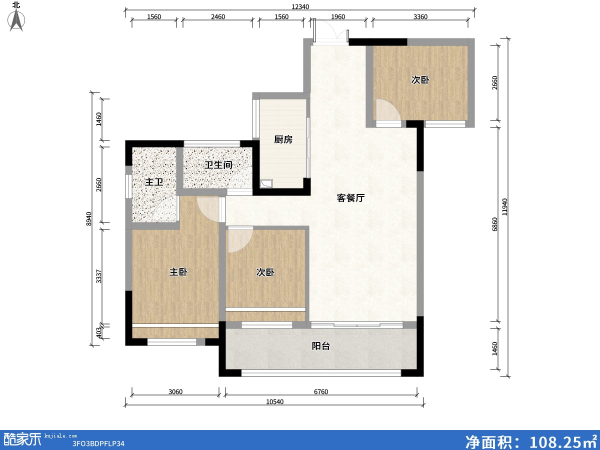
#> input picture reference/example-input.jpg, 1200 x 900 px (shown at 1/2 size)
$ python _crop_regions.py ../../../reference/example-input.jpg ../../../reference/example-library.jpg
#> lines starting #> are read from the running program, lines starting #| are printed output that depends on the picture
# -*- coding: utf-8 -*-
"""Crop + upscale arbitrary regions of a render for close visual inspection."""
import os, sys
from PIL import Image

SRC = sys.argv[1]
TAG = sys.argv[2]
OUT = os.path.join(os.path.dirname(os.path.abspath(__file__)), '_shots')
os.makedirs(OUT, exist_ok=True)

im = Image.open(SRC).convert('RGB')
#> im is the input picture: PIL image 1200x900 RGB; mean R, G, B 230.5, 230.6, 229.9
W, H = im.size
#> W = 1200; H = 900
print('source', W, H)
#| source 1200 900

# name,x,y,w,h in fractions
REGIONS = [
    ('a_left',  0.00, 0.25, 0.34, 0.45),
    ('b_mid',   0.30, 0.20, 0.36, 0.50),
    ('c_right', 0.62, 0.22, 0.38, 0.48),
    ('d_floor', 0.10, 0.58, 0.45, 0.40),
    ('e_ceil',  0.25, 0.00, 0.50, 0.30),
]

for name, fx, fy, fw, fh in REGIONS:
    x = int(fx * W); y = int(fy * H)
    w = int(fw * W); h = int(fh * H)
    x = max(0, min(x, W - 1)); y = max(0, min(y, H - 1))
    w = min(w, W - x); h = min(h, H - y)
    crop = im.crop((x, y, x + w, y + h))
    scale = max(1, min(4, 1500 // max(crop.size)))
    if scale > 1:
        crop = crop.resize((crop.width * scale, crop.height * scale), Image.LANCZOS)
    p = os.path.join(OUT, '%s_%s.png' % (TAG, name))
    crop.save(p)
    print(name, 'box', (x, y, w, h), '->', crop.size)
#> this loop made 5 passes
#> pass 1, `crop = im.crop((x, y, x + w, y + h))`:
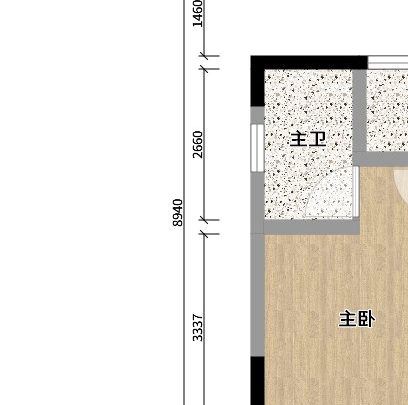
#> crop: PIL image 408x405 RGB; mean R, G, B 233.4, 229.3, 223.2
#> pass 2, `crop = im.crop((x, y, x + w, y + h))`:
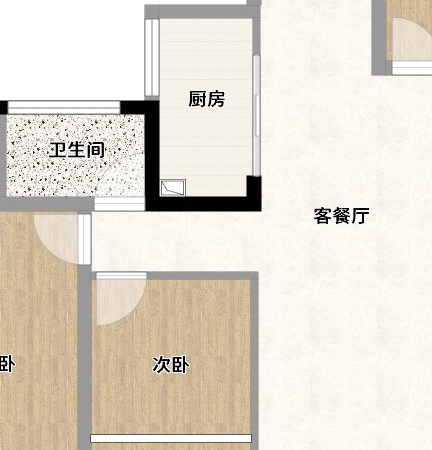
#> crop: PIL image 432x450 RGB; mean R, G, B 226.5, 219.8, 207.9
#> pass 2, `crop = crop.resize((crop.width * scale, crop.height * scale), Image.LA..`:
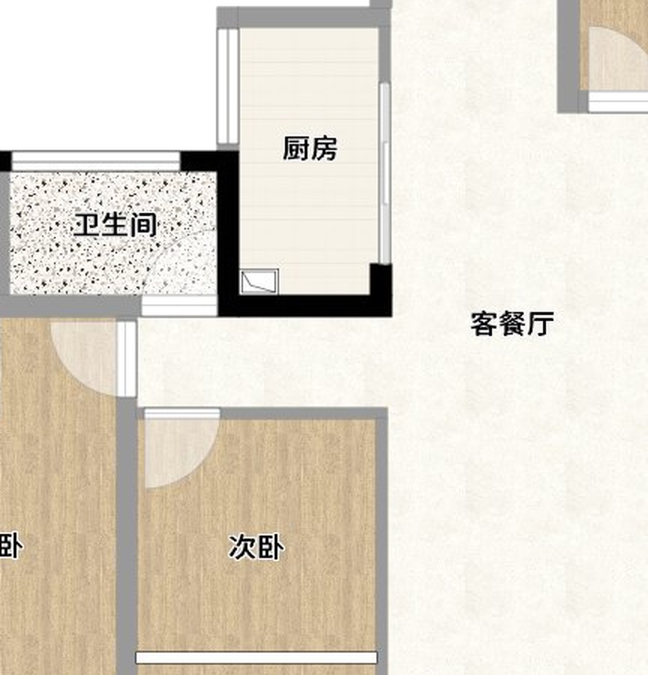
#> crop: PIL image 1296x1350 RGB (shown at 1/2 size); mean R, G, B 226.4, 219.7, 207.8
#> after the loop:
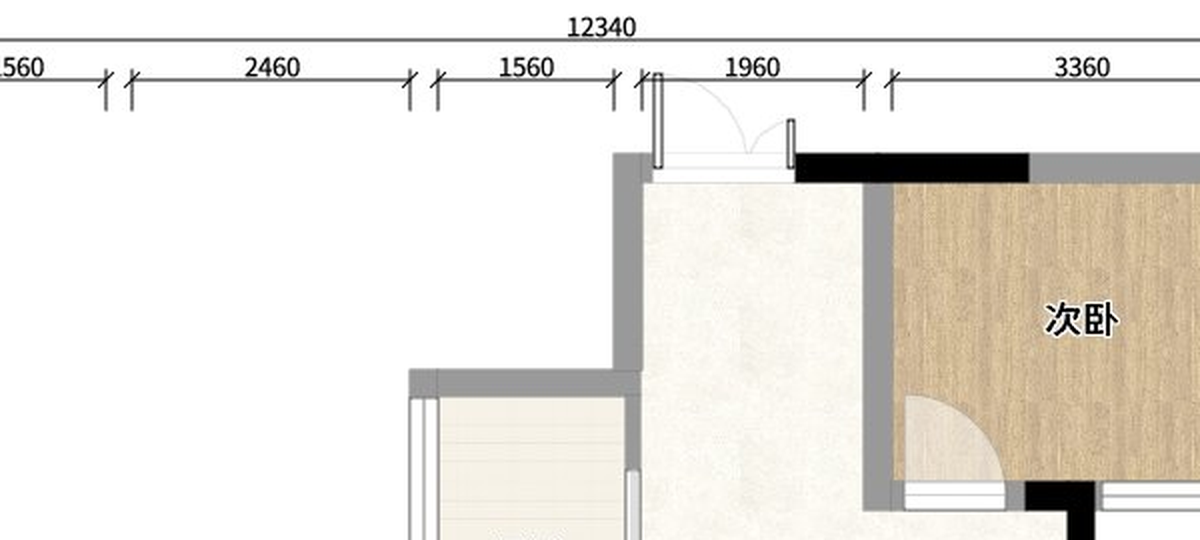
#> crop: PIL image 1200x540 RGB; mean R, G, B 234.3, 230.8, 224.9

$ run again, on reference/example-mep-edit.jpg
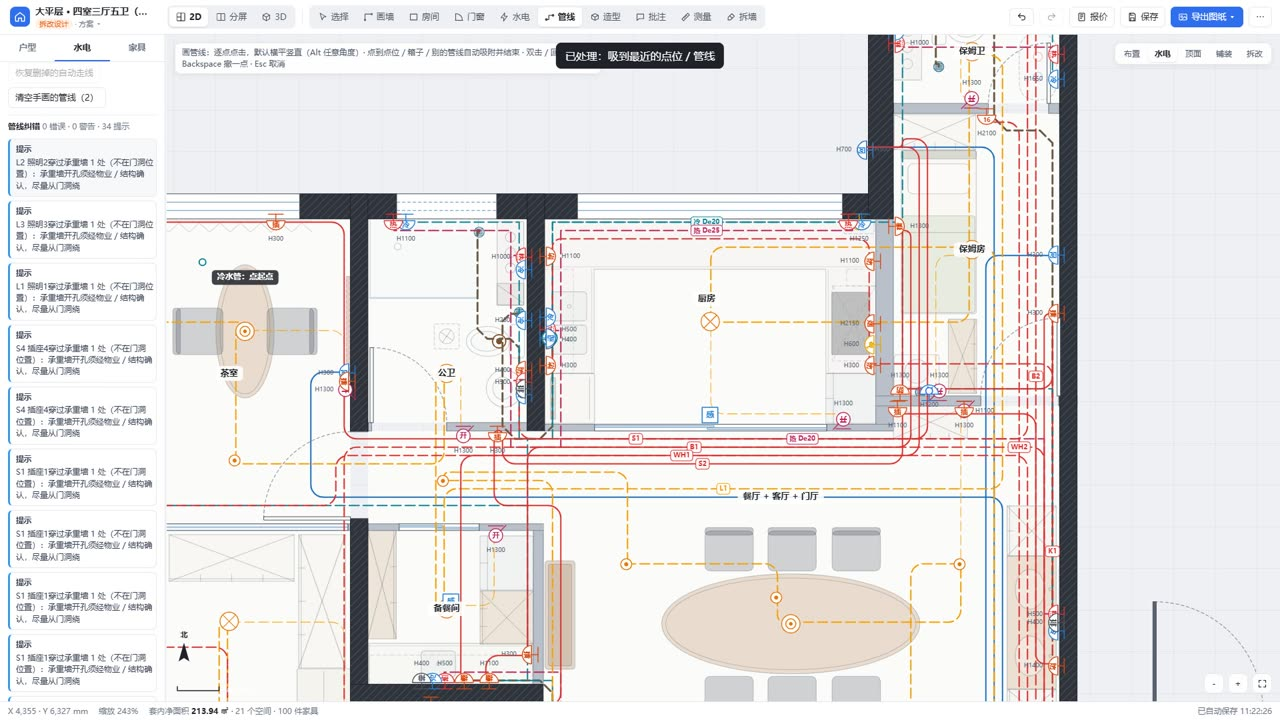
#> input picture reference/example-mep-edit.jpg, 1280 x 720 px
#> im is the input picture: PIL image 1280x720 RGB; mean R, G, B 229.2, 227.3, 227.3
#| source 1280 720
#> the loop `for name, fx, fy, fw, fh in REGIONS:` made 5 passes
#> pass 1, `crop = crop.resize((crop.width * scale, crop.height * scale), Image.LA..`:
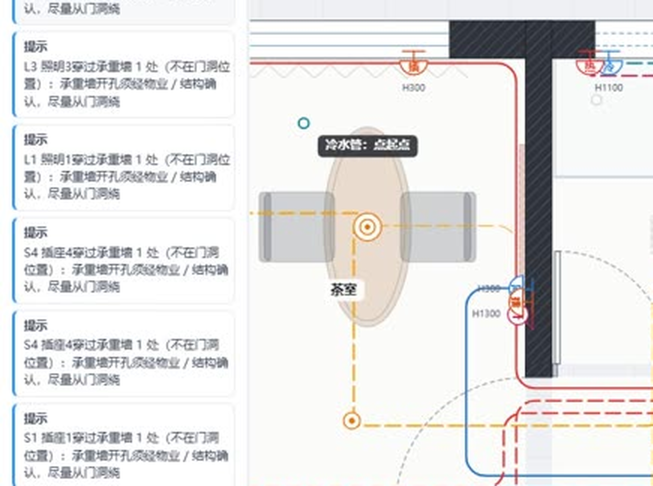
#> crop: PIL image 1305x972 RGB (shown at 1/2 size); mean R, G, B 229.2, 228.7, 228.3
#> after the loop `for name, fx, fy, fw, fh in REGIONS:`:
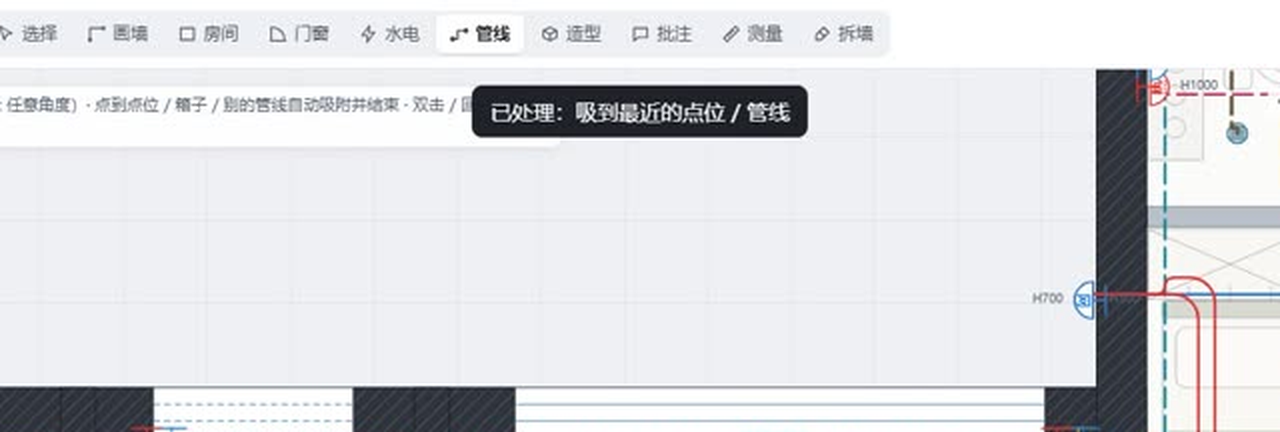
#> crop: PIL image 1280x432 RGB; mean R, G, B 220.9, 221.9, 225.2

$ run again, on reference/example-mep2d.jpg
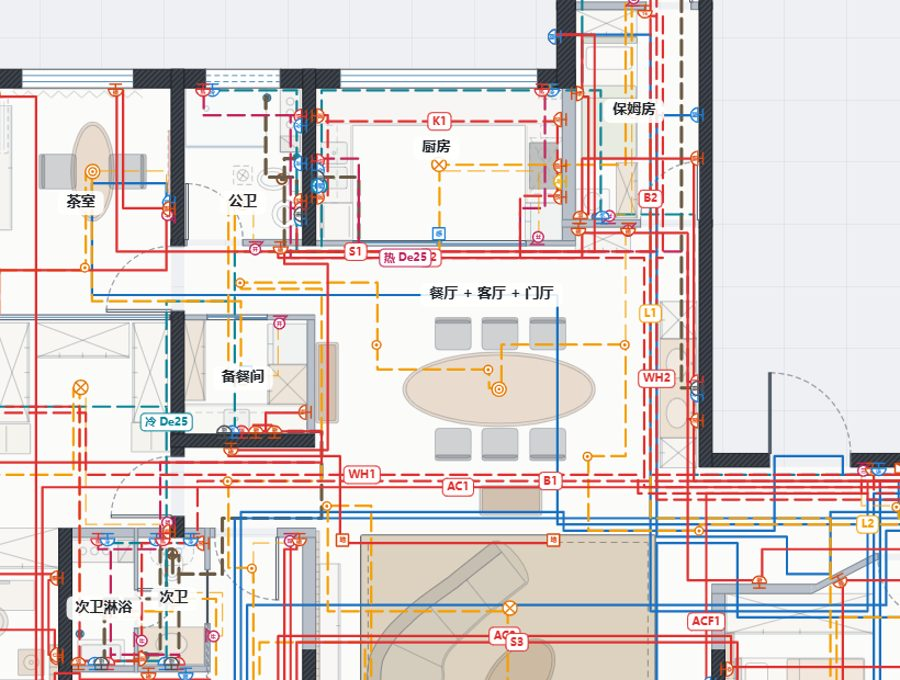
#> input picture reference/example-mep2d.jpg, 900 x 680 px
#> im is the input picture: PIL image 900x680 RGB; mean R, G, B 221.9, 213.7, 211.8
#| source 900 680
#> the loop `for name, fx, fy, fw, fh in REGIONS:` made 5 passes
#> pass 1, `crop = crop.resize((crop.width * scale, crop.height * scale), Image.LA..`:
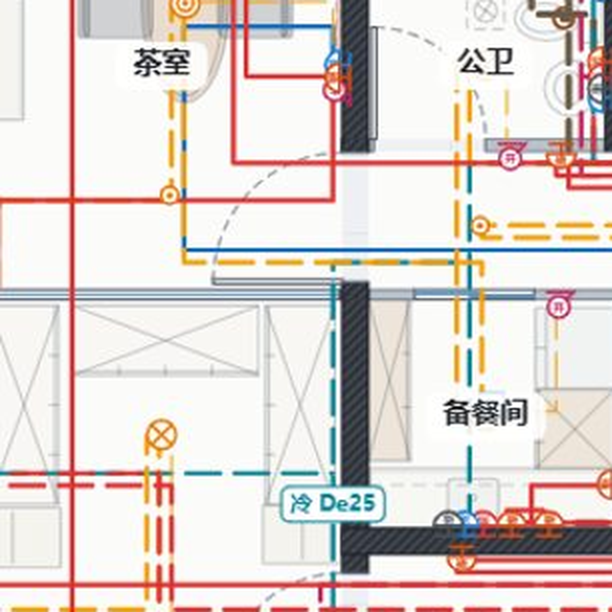
#> crop: PIL image 1224x1224 RGB (shown at 1/2 size); mean R, G, B 223.2, 214.6, 210.9
#> after the loop `for name, fx, fy, fw, fh in REGIONS:`:
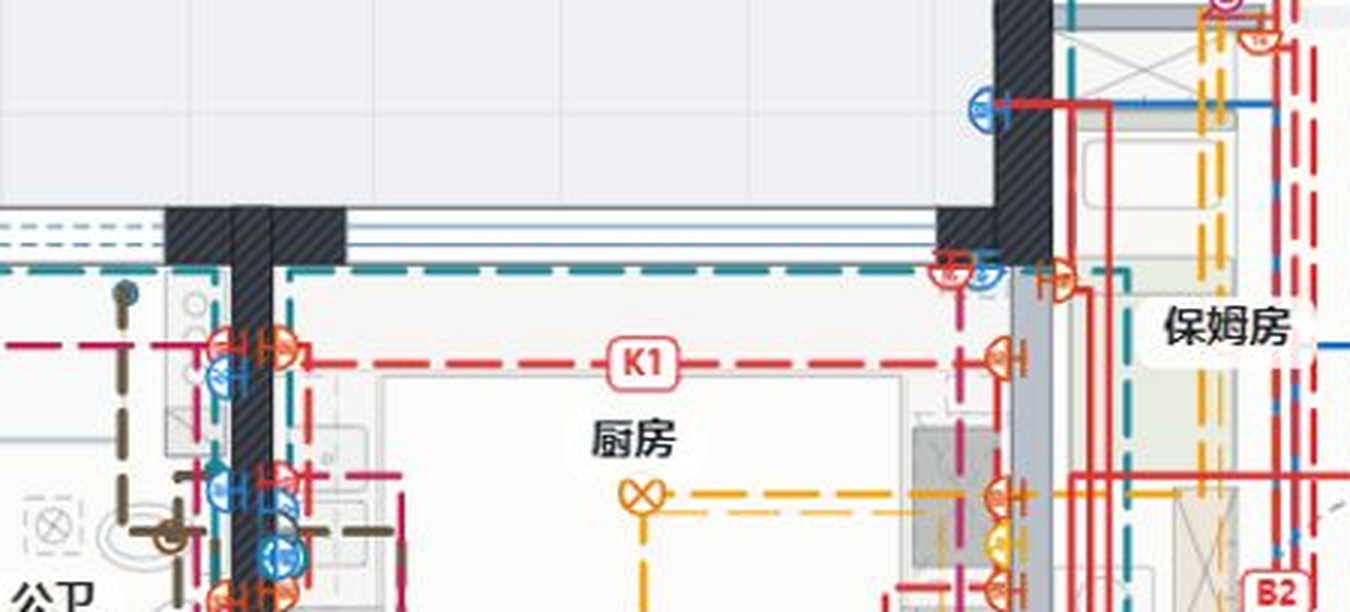
#> crop: PIL image 1350x612 RGB; mean R, G, B 220.3, 214.5, 214

$ run again, on reference/example-mep3d.jpg
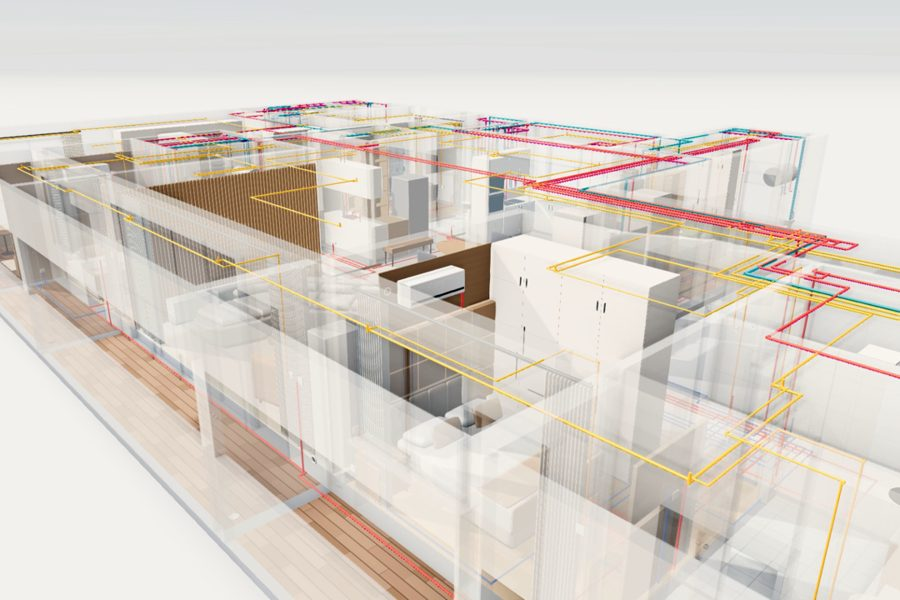
#> input picture reference/example-mep3d.jpg, 900 x 600 px
#> im is the input picture: PIL image 900x600 RGB; mean R, G, B 217.4, 209.8, 201.5
#| source 900 600
#> the loop `for name, fx, fy, fw, fh in REGIONS:` made 5 passes
#> pass 1, `crop = im.crop((x, y, x + w, y + h))`:
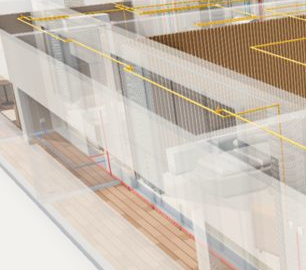
#> crop: PIL image 306x270 RGB; mean R, G, B 202.5, 191.5, 178.8
#> after the loop `for name, fx, fy, fw, fh in REGIONS:`:
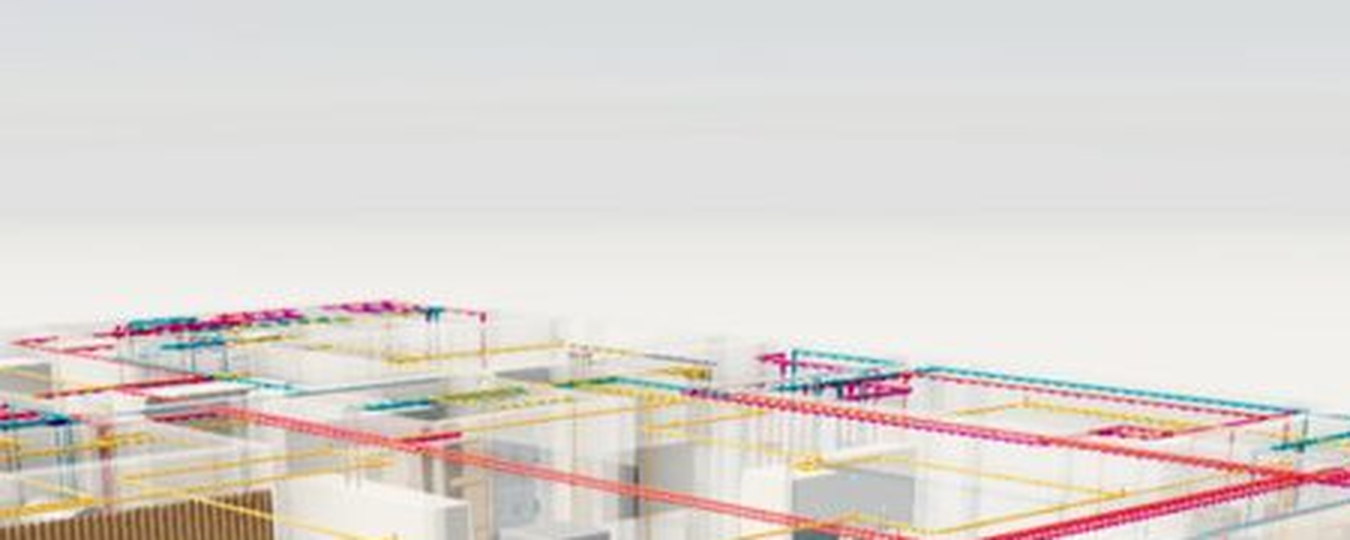
#> crop: PIL image 1350x540 RGB; mean R, G, B 221.7, 215.9, 211.6
